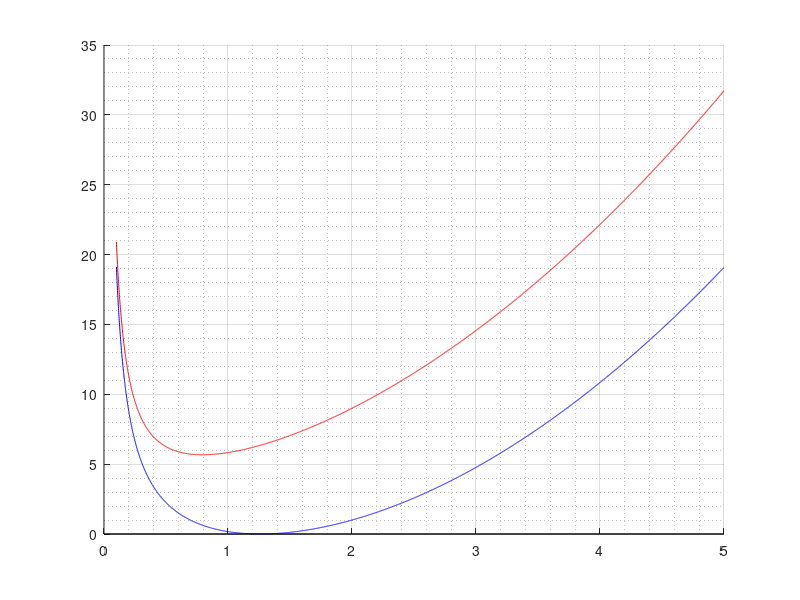

Source code (MATLAB):
function plot_v0_interval_script()
    r0 = 0.1:0.001:5;
    v0_1 = -2*sqrt(2.*r0) + 2 ./ r0 + r0 .^ 2;
    v0_2 = 2*sqrt(2.*r0) + 2 ./ r0 + r0 .^ 2;
    fig1 = figure(1); hold on; grid on; grid minor; %axis square;
    plot(r0,v0_1,'Color','b');
    plot(r0,v0_2,'Color','r');
    axis_ = axis();
    plot([axis_(1) axis_(2)],[0 0], 'Color', 'k');
    [M,I] = min(v0_1);
    r0(I)
end